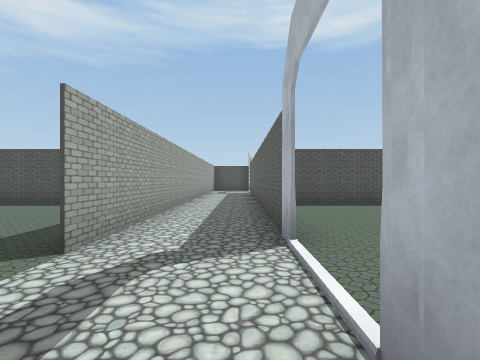
[1] (above)

16 first-person views from a walk through a scene from a Unity 3-D project. The camera is 1.3 m above the floor, looks level and sees 85° across. The floor is counted in squares, 2 m on a side. Each view is taken from the middle of a square. On the plan, view 1 faces up. The plan holds only what a view shows up to about 9 squares ahead; the rest is blank. The place goes on beyond the plan. The player character is not drawn. Some animated figures are not drawn. Door leaves are left out, so doorways stand open.

[2]
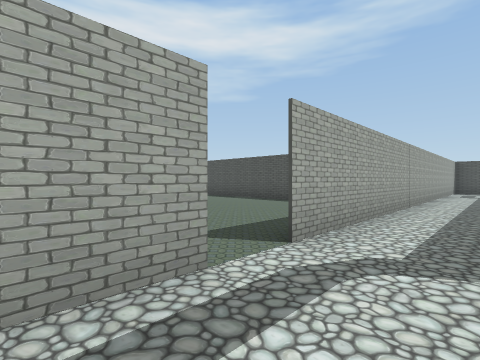

[3]
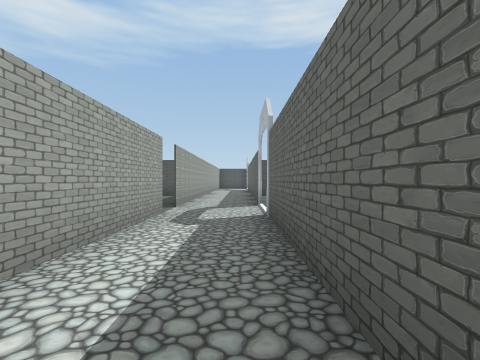

[4]
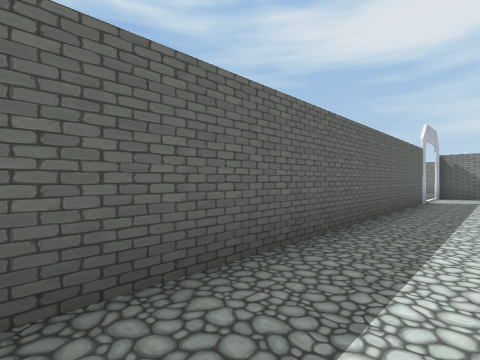

[5]
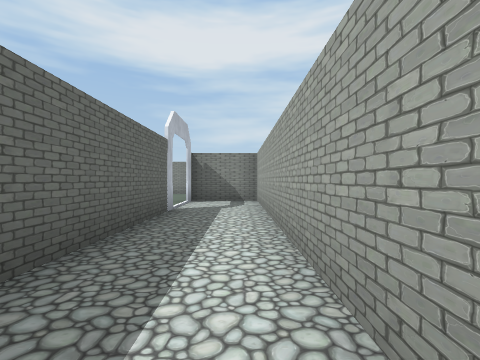

[6]
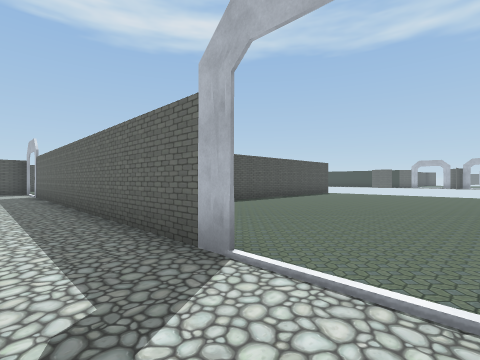

[7]
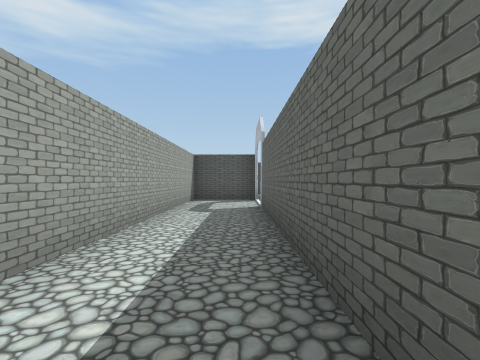

[8]
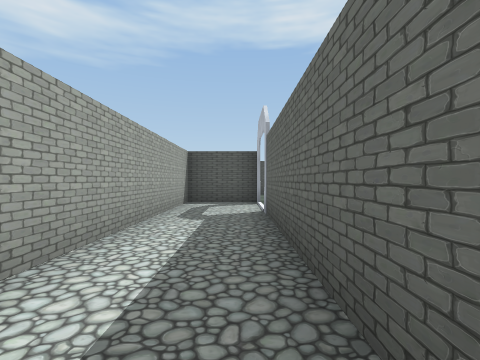

[9]
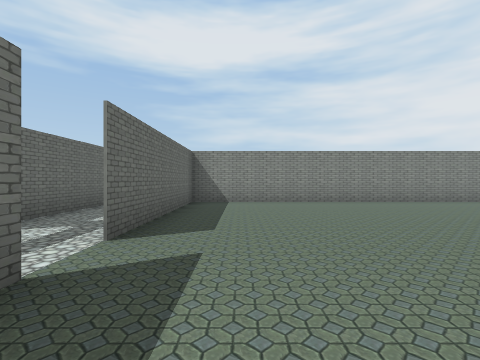

[10]
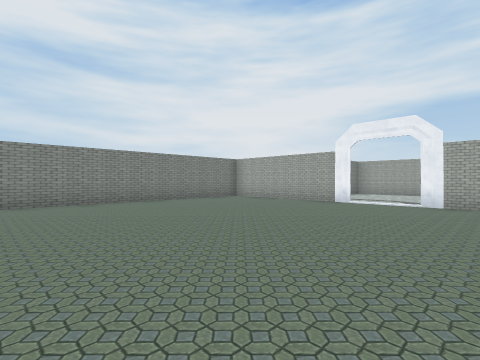

[11]
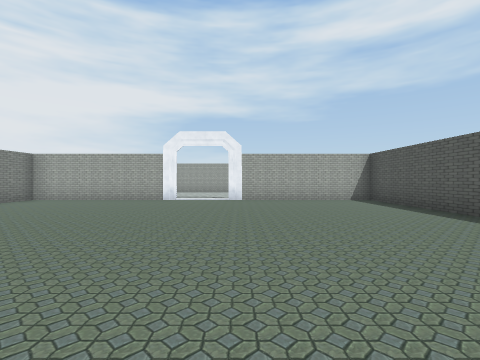

[12]
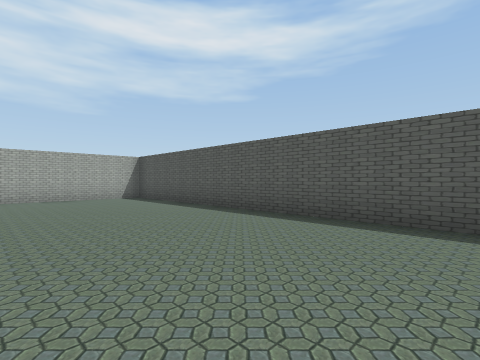

[13]
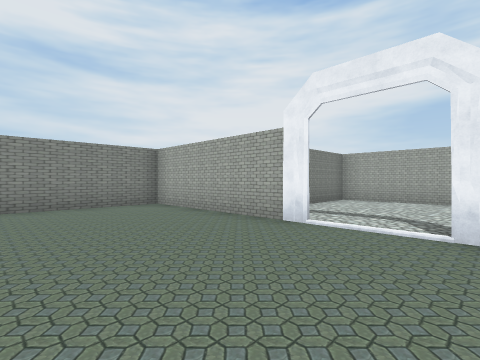

[14]
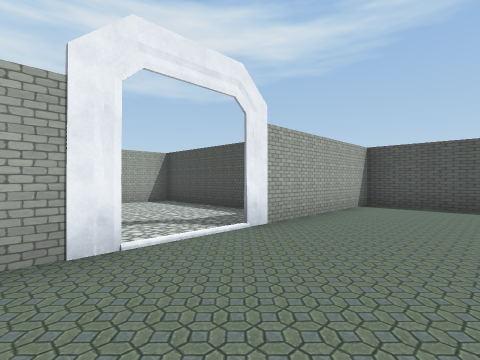

[15]
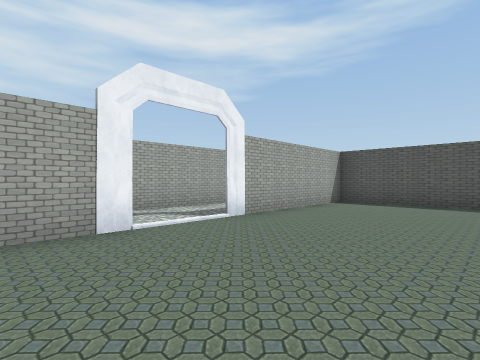

[16]
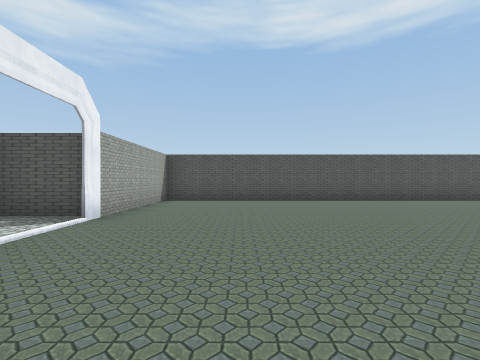

### Floor plan
Ten units are one square. View 1 is at (0, 0); x grows to the right and y downward. Boxes are objects, and circles mark ways between rooms. Rooms are numbered by the first view taken in them; rooms with no view inside come last. Other rooms are left out.
<svg viewBox="-180 -202 295 336">
<path fill="none" stroke="#000" d="M-15 -12 -15 24M5 -26 5 -135M-15 45 -15 119M5 99 5 -10M5 -151 5 -157 -15 -157 -15 -22M-16 122 5 122 5 115M-125 -10 -125 37 -16 37 -16 -12M-31 -72 -125 -72 -125 -26M6 116 6 129M38 53 6 53 6 99M110 -197 6 -197 6 -151M-140 -42 -175 -42 -175 7 -154 7"/>
<circle cx="-20" cy="-20" r="3" fill="#2a7"/>
<circle cx="10" cy="105" r="3" fill="#2a7"/>
<circle cx="10" cy="-145" r="3" fill="#2a7"/>
<circle cx="-125" cy="-15" r="3" fill="#2a7"/>
<text x="-10" y="-20">1</text>
<text x="-70" y="-20">2</text>
<text x="60" y="110">3</text>
<text x="60" y="-140">4</text>
<text x="-160" y="-20">5</text>
</svg>
Room 1 opens to room 2. Room 1 opens to room 3. Room 1 opens to room 4. Room 2 opens to room 5.

Where each view was taken, in squares from view 1:
view 1: 0 up, 0 right, facing up
view 2: 0 up, 0 right, facing up-left
view 3: 4 down, 0 right, facing up
view 4: 1 down, 1 left, facing down-right
view 5: 4 down, 1 left, facing down
view 6: 1 up, 1 left, facing up-right
view 7: 7 up, 0 right, facing up
view 8: 8 up, 0 right, facing up
view 9: 4 up, 3 left, facing down
view 10: 4 up, 5 left, facing down-left
view 11: 3 up, 4 left, facing left
view 12: 3 up, 3 left, facing up-left
view 13: 3 up, 9 left, facing down-left
view 14: 0 up, 10 left, facing up-left
view 15: 13 down, 4 right, facing up-left
view 16: 11 up, 3 right, facing up
